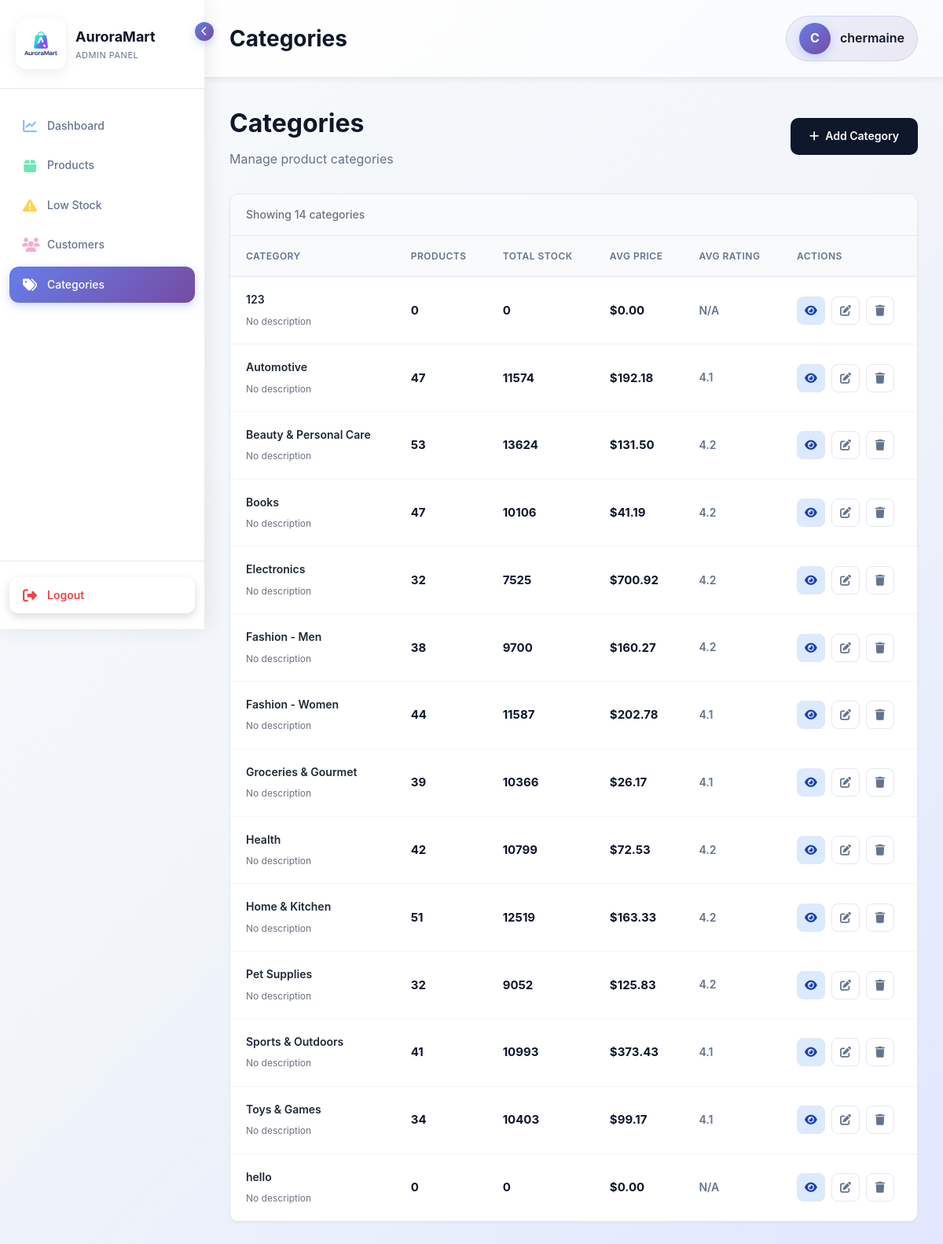
The app's page /adminpanel/categories/ (signed in) with its own data.
### storefront/models.py (models this page shows, shortened)
class Customer(AbstractUser):
    username = models.CharField(
        max_length=150,
        unique=True,
        help_text='Required. 150 characters or fewer. Any characters allowed.',
        validators=[],  # No validators - allow any characters
        error_messages={
            'unique': "A user with that username already exists.",
        },
    )
    age = models.IntegerField(null=True, blank=True)
    gender = models.CharField(max_length=20, blank=True)
    employment_status = models.CharField(max_length=50, blank=True)
    occupation = models.CharField(max_length=100, blank=True)
    education = models.CharField(max_length=100, blank=True)
    household_size = models.IntegerField(null=True, blank=True)
    has_children = models.BooleanField(default=False)
    monthly_income_sgd = models.DecimalField(max_digits=10, decimal_places=2, null=True, blank=True, default=None)
    preferred_category = models.ForeignKey(Category, on_delete=models.SET_NULL, null=True, blank=True)

class Category(models.Model):
    name = models.CharField(max_length=100)
    description = models.TextField(blank=True)

### adminpanel/views/category_views.py (the view)
# urls.py: path('categories/', category_views.category_list, name='category_list'),
@login_required(login_url='adminpanel:login')
@user_passes_test(is_staff_user, login_url='adminpanel:login')
def category_list(request):
    categories = Category.objects.annotate(
        product_count=Count('product', filter=Q(product__is_active=True)),
        total_stock=Sum('product__stock', filter=Q(product__is_active=True)),
        avg_price=Avg('product__price', filter=Q(product__is_active=True)),
        avg_rating=Avg('product__rating', filter=Q(product__is_active=True))
    ).order_by('name')
    context = {
        'categories': categories,
    }
    return render(request, 'adminpanel/category/category_list.html', context)

### adminpanel/views/category_views.py (called while the page is built)
def is_staff_user(user):
    return user.is_authenticated and user.is_staff

### storefront/views.py (called while the page is built)
def cart_count(request):
    cart = request.session.get('cart', {})
    total_items = sum(int(qty) for qty in cart.values())
    return {
        'cart_count': total_items
    }

### adminpanel/templates/adminpanel/category/category_list.html (shortened to what this page needs)
{% extends 'adminpanel/base.html' %}
{% load static %}
{% block page_title %}Categories{% endblock %}
{% block content %}
<div class="page-header">
    <div>
        <h1 style="font-size: 32px; font-weight: 700; color: #0f172a; margin: 0;">Categories</h1>
        <p style="color: #64748b; margin: 8px 0 0 0;">Manage product categories</p>
    </div>
    <div class="header-actions">
        <a href="{% url 'adminpanel:category_add' %}" class="btn-add">
            <i class="fas fa-plus"></i>
            Add Category
        </a>
    </div>
</div>
{% if categories %}
<div class="products-table">
    <div class="results-info">
        Showing {{ categories.count }} categor{{ categories.count|pluralize:"y,ies" }}
    </div>
    <table>
        <thead>
            <tr>
                <th>Category</th>
                <th>Products</th>
                <th>Total Stock</th>
                <th>Avg Price</th>
                <th>Avg Rating</th>
                <th>Actions</th>
            </tr>
        </thead>
        <tbody>
            {% for category in categories %}
            <tr>
                <td>
                    <span class="product-name">{{ category.name }}</span>
                    {% if category.description %}
                    <span class="product-sku">{{ category.description|truncatewords:10 }}</span>
                    {% else %}
                    <span class="product-sku">No description</span>
                    {% endif %}
                </td>
                <td><span class="price">{{ category.product_count }}</span></td>
                <td><span class="price">{{ category.total_stock|default:0 }}</span></td>
                <td><span class="price">${{ category.avg_price|floatformat:2|default:"0.00" }}</span></td>
                <td>
                    {% if category.avg_rating %}
                    <span class="rating">{{ category.avg_rating|floatformat:1 }}</span>
                    {% else %}
                    <span class="rating">N/A</span>
                    {% endif %}
                </td>
                <td>
                    <div class="actions">
                        <a href="{% url 'adminpanel:category_detail' category.id %}" class="btn-icon btn-view" title="View Details">
                            <i class="fas fa-eye"></i>
                        </a>
                        <a href="{% url 'adminpanel:category_edit' category.id %}" class="btn-icon" title="Edit Category">
                            <i class="fas fa-edit"></i>
                        </a>
                        <a href="{% url 'adminpanel:category_delete' category.id %}" class="btn-icon btn-delete" title="Delete Category" onclick="return confirm('Are you sure you want to delete this category?');">
                            <i class="fas fa-trash"></i>
                        </a>
                    </div>
                </td>
            </tr>
            {% endfor %}
        </tbody>
    </table>
</div>
{% endif %}
{% endblock %}

### adminpanel/templates/adminpanel/base.html (shortened to what this page needs)
<!DOCTYPE html>
<html lang="en">
<head>
    {% load static %}
    <link rel="stylesheet" href="https://cdnjs.cloudflare.com/ajax/libs/font-awesome/6.4.0/css/all.min.css">
</head>
<body>
    <div class="sidebar" id="sidebar">
        <div class="sidebar-header">
            <div class="sidebar-logo">
                <img src="{% static 'images/Auroramart-logo.png' %}" alt="AuroraMart Logo">
            </div>
            <div class="sidebar-brand">
                <div class="brand-name">AuroraMart</div>
                <div class="brand-subtitle">Admin Panel</div>
            </div>
            <div class="sidebar-toggle" onclick="toggleSidebar()">
                <i class="fas fa-chevron-left"></i>
            </div>
        </div>
        <nav class="sidebar-nav">
            <div class="nav-item">
                <a href="{% url 'adminpanel:dashboard' %}" class="nav-link {% if request.resolver_match.url_name == 'dashboard' %}active{% endif %}">
                    <i class="fas fa-chart-line"></i>
                    <span class="nav-text">Dashboard</span>
                </a>
            </div>
            <div class="nav-item">
                <a href="{% url 'adminpanel:product_list' %}" class="nav-link {% if 'product' in request.resolver_match.url_name %}active{% endif %}">
                    <i class="fas fa-box"></i>
                    <span class="nav-text">Products</span>
                </a>
            </div>
            <div class="nav-item">
                <a href="{% url 'adminpanel:low_stock' %}" class="nav-link {% if request.resolver_match.url_name == 'low_stock' %}active{% endif %}">
                    <i class="fas fa-exclamation-triangle"></i>
                    <span class="nav-text">Low Stock</span>
                </a>
            </div>
            <div class="nav-item">
                <a href="{% url 'adminpanel:customer_list' %}" class="nav-link {% if 'customer' in request.resolver_match.url_name %}active{% endif %}">
                    <i class="fas fa-users"></i>
                    <span class="nav-text">Customers</span>
                </a>
            </div>
            <div class="nav-item">
                <a href="{% url 'adminpanel:category_list' %}" class="nav-link {% if 'category' in request.resolver_match.url_name %}active{% endif %}">
                    <i class="fas fa-tags"></i>
                    <span class="nav-text">Categories</span>
                </a>
            </div>
        </nav>
        <div class="sidebar-footer">
            {% if user.is_authenticated %}
            <a href="{% url 'adminpanel:logout' %}" class="logout-link">
                <i class="fas fa-sign-out-alt"></i>
                <span class="nav-text">Logout</span>
            </a>
            {% endif %}
        </div>
    </div>
    <div class="main-content">
        <div class="topbar">
            <h1 class="page-title">{% block page_title %}Dashboard{% endblock %}</h1>
            {% if user.is_authenticated %}
            <div class="user-info">
                <div class="user-avatar">{{ user.username|slice:":1"|upper }}</div>
                <span class="user-name">{{ user.username }}</span>
            </div>
            {% endif %}
        </div>
        <div class="content-wrapper">
            {% block content %}{% endblock %}
        </div>
    </div>
</body>
</html>

### adminpanel/templates/adminpanel/base.html (style rules this page uses)
* { margin: 0; padding: 0; box-sizing: border-box; }
body { font-family: -apple-system, BlinkMacSystemFont, 'Segoe UI', Roboto, Oxygen, Ubuntu, Cantarell, sans-serif; background: linear-gradient(135deg, #f8fafc 0%, #f1f5f9 50%, #e0e7ff 100%); background-attachment: fixed; color: #1e293b; line-height: 1.6; min-height: 100vh; }
.sidebar { position: fixed; left: 0; top: 0; height: 100vh; width: 260px; background: #ffffff; box-shadow: 4px 0 24px rgba(0, 0, 0, 0.08); transition: width 0.3s ease; z-index: 1000; display: flex; flex-direction: column; }
.sidebar-header { padding: 24px 20px; border-bottom: 1px solid #e2e8f0; display: flex; align-items: center; gap: 12px; }
.sidebar-logo { width: 64px; height: 64px; background: #ffffff; border-radius: 14px; display: flex; align-items: center; justify-content: center; flex-shrink: 0; padding: 4px; box-shadow: 0 4px 16px rgba(0, 0, 0, 0.08); }
.sidebar-logo img { width: 100%; height: 100%; object-fit: contain; }
.sidebar-brand { display: flex; flex-direction: column; transition: opacity 0.3s ease; }
.brand-name { font-size: 18px; font-weight: 700; color: #0f172a; }
.brand-subtitle { font-size: 11px; color: #64748b; text-transform: uppercase; letter-spacing: 0.5px; }
.sidebar-toggle { position: absolute; top: 28px; right: -12px; width: 24px; height: 24px; background: linear-gradient(135deg, #667eea 0%, #764ba2 100%); border-radius: 50%; display: flex; align-items: center; justify-content: center; cursor: pointer; box-shadow: 0 4px 12px rgba(102, 126, 234, 0.3); transition: transform 0.3s ease; }
.sidebar-toggle i { color: white; font-size: 12px; }
.sidebar-nav { flex: 1; padding: 20px 0; overflow-y: auto; }
.nav-item { margin: 4px 12px; }
.nav-link { display: flex; align-items: center; gap: 12px; padding: 12px 16px; color: #64748b; text-decoration: none; border-radius: 12px; transition: all 0.3s ease; font-weight: 500; font-size: 14px; position: relative; overflow: hidden; }
.nav-link::before { content: ''; position: absolute; top: 0; left: 0; width: 100%; height: 100%; background: #f8fafc; opacity: 0; transition: opacity 0.3s ease; }
.nav-link.active { background: linear-gradient(135deg, #667eea 0%, #764ba2 100%); color: white; box-shadow: 0 4px 12px rgba(102, 126, 234, 0.3); }
.nav-link.active i { color: white; }
.nav-link i { font-size: 18px; width: 20px; text-align: center; flex-shrink: 0; transition: transform 0.3s ease; }
.nav-link:not(.active) .fa-chart-line { color: #93bbff; }
.nav-link:not(.active) .fa-box { color: #6ee7b7; }
.nav-link:not(.active) .fa-exclamation-triangle { color: #fcd34d; }
.nav-link:not(.active) .fa-users { color: #f9a8d4; }
.nav-text { transition: opacity 0.3s ease; }
.sidebar-footer { padding: 20px 12px; border-top: 1px solid #e2e8f0; }
.logout-link { display: flex; align-items: center; gap: 12px; padding: 12px 16px; color: #ef4444; text-decoration: none; border-radius: 12px; transition: all 0.3s ease; font-weight: 600; font-size: 14px; background: #ffffff; box-shadow: 0 4px 12px rgba(0, 0, 0, 0.15); }
.logout-link i { font-size: 18px; width: 20px; text-align: center; color: #ef4444; transition: transform 0.3s ease; }
.main-content { margin-left: 260px; transition: margin-left 0.3s ease; min-height: 100vh; display: flex; flex-direction: column; }
.topbar { background: linear-gradient(135deg, #ffffff 0%, #f8fafc 100%); padding: 20px 32px; box-shadow: 0 2px 8px rgba(0,0,0,0.06); display: flex; justify-content: space-between; align-items: center; position: sticky; top: 0; z-index: 100; border-bottom: 1px solid #e2e8f0; }
.page-title { font-size: 28px; font-weight: 700; color: #0f172a; }
.user-info { display: flex; align-items: center; gap: 12px; padding: 8px 16px; background: linear-gradient(135deg, rgba(102, 126, 234, 0.1) 0%, rgba(118, 75, 162, 0.1) 100%); border-radius: 50px; border: 1px solid rgba(102, 126, 234, 0.2); }
.user-avatar { width: 40px; height: 40px; border-radius: 50%; background: linear-gradient(135deg, #667eea 0%, #764ba2 100%); display: flex; align-items: center; justify-content: center; color: white; font-weight: 700; font-size: 16px; box-shadow: 0 4px 12px rgba(102, 126, 234, 0.3); }
.user-name { font-weight: 600; color: #0f172a; }
.content-wrapper { flex: 1; padding: 32px; }

### records on screen
Customer: username "C", username "chermaine"
Category: name "123", description "No description", product_count "0", total_stock "0", avg_price "0.00", shows "N/A"
Category: name "Automotive", description "No description", product_count "47", total_stock "11574", avg_price "192.18", avg_rating "4.1"
Category: name "Beauty & Personal Care", description "No description", product_count "53", total_stock "13624", avg_price "131.50", avg_rating "4.2"
Category: name "Books", description "No description", product_count "47", total_stock "10106", avg_price "41.19", avg_rating "4.2"
Category: name "Electronics", description "No description", product_count "32", total_stock "7525", avg_price "700.92", avg_rating "4.2"
Category: name "Fashion - Men", description "No description", product_count "38", total_stock "9700", avg_price "160.27", avg_rating "4.2"
Category: name "Fashion - Women", description "No description", product_count "44", total_stock "11587", avg_price "202.78", avg_rating "4.1"
Category: name "Groceries & Gourmet", description "No description", product_count "39", total_stock "10366", avg_price "26.17", avg_rating "4.1"
Category: name "Health", description "No description", product_count "42", total_stock "10799", avg_price "72.53", avg_rating "4.2"
Category: name "Home & Kitchen", description "No description", product_count "51", total_stock "12519", avg_price "163.33", avg_rating "4.2"
Category: name "Pet Supplies", description "No description", product_count "32", total_stock "9052", avg_price "125.83", avg_rating "4.2"
Category: name "Sports & Outdoors", description "No description", product_count "41", total_stock "10993", avg_price "373.43", avg_rating "4.1"
Category: name "Toys & Games", description "No description", product_count "34", total_stock "10403", avg_price "99.17", avg_rating "4.1"
Category: name "hello", description "No description", product_count "0", total_stock "0", avg_price "0.00", shows "N/A"

### other values on screen
{{ categories.count }} "14"
